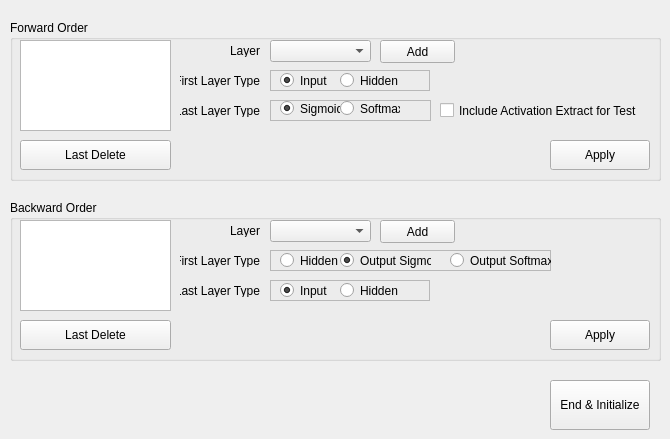
   <widget class="QWidget" name="linear_Tap">
    <attribute name="title">
     <string>Linear Order</string>
    </attribute>
    <widget class="QGroupBox" name="linearForward_GroupBox">
     <property name="geometry">
      <rect>
       <x>10</x>
       <y>20</y>
       <width>651</width>
       <height>161</height>
      </rect>
     </property>
     <property name="title">
      <string>Forward Order</string>
     </property>
     <widget class="QComboBox" name="linearForwardLayer_ComboBox">
      <property name="geometry">
       <rect>
        <x>260</x>
        <y>20</y>
        <width>101</width>
        <height>22</height>
       </rect>
      </property>
     </widget>
     <widget class="QPushButton" name="linearForwardDelete_Button">
      <property name="geometry">
       <rect>
        <x>10</x>
        <y>120</y>
        <width>151</width>
        <height>30</height>
       </rect>
      </property>
      <property name="text">
       <string>Last Delete</string>
      </property>
     </widget>
     <widget class="QFrame" name="frame_7">
      <property name="geometry">
       <rect>
        <x>260</x>
        <y>50</y>
        <width>160</width>
        <height>21</height>
       </rect>
      </property>
      <property name="frameShape">
       <enum>QFrame::StyledPanel</enum>
      </property>
      <property name="frameShadow">
       <enum>QFrame::Raised</enum>
      </property>
      <widget class="QRadioButton" name="linearForwardFirstLayerTypeInput_RadioButton">
       <property name="geometry">
        <rect>
         <x>10</x>
         <y>2</y>
         <width>82</width>
         <height>17</height>
        </rect>
       </property>
       <property name="text">
        <string>Input</string>
       </property>
       <property name="checked">
        <bool>true</bool>
       </property>
      </widget>
      <widget class="QRadioButton" name="linearForwardFirstLayerTypeHidden_RadioButton">
       <property name="geometry">
        <rect>
         <x>70</x>
         <y>2</y>
         <width>82</width>
         <height>17</height>
        </rect>
       </property>
       <property name="text">
        <string>Hidden</string>
       </property>
      </widget>
     </widget>
     <widget class="QFrame" name="frame_8">
      <property name="geometry">
       <rect>
        <x>260</x>
        <y>80</y>
        <width>161</width>
        <height>21</height>
       </rect>
      </property>
      <property name="frameShape">
       <enum>QFrame::StyledPanel</enum>
      </property>
      <property name="frameShadow">
       <enum>QFrame::Raised</enum>
      </property>
      <widget class="QRadioButton" name="linearForwardLastLayerTypeSigmoid_RadioButton">
       <property name="geometry">
        <rect>
         <x>10</x>
         <y>0</y>
         <width>60</width>
         <height>17</height>
        </rect>
       </property>
       <property name="text">
        <string>Sigmoid</string>
       </property>
       <property name="checked">
        <bool>true</bool>
       </property>
      </widget>
      <widget class="QRadioButton" name="linearForwardLastLayerTypeSoftmax_RadioButton">
       <property name="geometry">
        <rect>
         <x>70</x>
         <y>0</y>
         <width>60</width>
         <height>17</height>
        </rect>
       </property>
       <property name="text">
        <string>Softmax</string>
       </property>
      </widget>
     </widget>
     <widget class="QPushButton" name="linearForwardApply_Button">
      <property name="geometry">
       <rect>
        <x>540</x>
        <y>120</y>
        <width>100</width>
        <height>30</height>
       </rect>
      </property>
      <property name="text">
       <string>Apply</string>
      </property>
     </widget>
     <widget class="QLabel" name="linearForwardLayer_Label">
      <property name="geometry">
       <rect>
        <x>170</x>
        <y>24</y>
        <width>80</width>
        <height>13</height>
       </rect>
      </property>
      <property name="text">
       <string>Layer</string>
      </property>
      <property name="alignment">
       <set>Qt::AlignRight|Qt::AlignTrailing|Qt::AlignVCenter</set>
      </property>
     </widget>
     <widget class="QLabel" name="linearForwardFirstLayerType_Label">
      <property name="geometry">
       <rect>
        <x>170</x>
        <y>54</y>
        <width>80</width>
        <height>13</height>
       </rect>
      </property>
      <property name="text">
       <string>First Layer Type</string>
      </property>
      <property name="alignment">
       <set>Qt::AlignRight|Qt::AlignTrailing|Qt::AlignVCenter</set>
      </property>
     </widget>
     <widget class="QLabel" name="linearForwardLastLayerType_Label">
      <property name="geometry">
       <rect>
        <x>170</x>
        <y>84</y>
        <width>80</width>
        <height>13</height>
       </rect>
      </property>
      <property name="text">
       <string>Last Layer Type</string>
      </property>
      <property name="alignment">
       <set>Qt::AlignRight|Qt::AlignTrailing|Qt::AlignVCenter</set>
      </property>
     </widget>
     <widget class="QPushButton" name="linearForwardAdd_Button">
      <property name="geometry">
       <rect>
        <x>370</x>
        <y>20</y>
        <width>75</width>
        <height>23</height>
       </rect>
      </property>
      <property name="text">
       <string>Add</string>
      </property>
     </widget>
     <widget class="QListWidget" name="linearForwardLayer_ListWidget">
      <property name="geometry">
       <rect>
        <x>10</x>
        <y>20</y>
        <width>151</width>
        <height>91</height>
       </rect>
      </property>
      <property name="selectionMode">
       <enum>QAbstractItemView::NoSelection</enum>
      </property>
     </widget>
     <widget class="QCheckBox" name="linearForwardActivationExtractforTest_CheckBox">
      <property name="geometry">
       <rect>
        <x>430</x>
        <y>82</y>
        <width>200</width>
        <height>17</height>
       </rect>
      </property>
      <property name="text">
       <string>Include Activation Extract for Test</string>
      </property>
     </widget>
    </widget>
    <widget class="QGroupBox" name="linearBackword_GroupBox">
     <property name="geometry">
      <rect>
       <x>10</x>
       <y>200</y>
       <width>651</width>
       <height>161</height>
      </rect>
     </property>
     <property name="title">
      <string>Backward Order</string>
     </property>
     <widget class="QComboBox" name="linearBackwardLayer_ComboBox">
      <property name="geometry">
       <rect>
        <x>260</x>
        <y>20</y>
        <width>101</width>
        <height>22</height>
       </rect>
      </property>
     </widget>
     <widget class="QPushButton" name="linearBackwardDelete_Button">
      <property name="geometry">
       <rect>
        <x>10</x>
        <y>120</y>
        <width>151</width>
        <height>30</height>
       </rect>
      </property>
      <property name="text">
       <string>Last Delete</string>
      </property>
     </widget>
     <widget class="QFrame" name="frame_9">
      <property name="geometry">
       <rect>
        <x>260</x>
        <y>80</y>
        <width>160</width>
        <height>21</height>
       </rect>
      </property>
      <property name="frameShape">
       <enum>QFrame::StyledPanel</enum>
      </property>
      <property name="frameShadow">
       <enum>QFrame::Raised</enum>
      </property>
      <widget class="QRadioButton" name="linearBackwardLastLayerTypeInput_RadioButton">
       <property name="geometry">
        <rect>
         <x>10</x>
         <y>2</y>
         <width>82</width>
         <height>17</height>
        </rect>
       </property>
       <property name="text">
        <string>Input</string>
       </property>
       <property name="checked">
        <bool>true</bool>
       </property>
      </widget>
      <widget class="QRadioButton" name="linearBackwardLastLayerTypeHidden_RadioButton">
       <property name="geometry">
        <rect>
         <x>70</x>
         <y>2</y>
         <width>82</width>
         <height>17</height>
        </rect>
       </property>
       <property name="text">
        <string>Hidden</string>
       </property>
      </widget>
     </widget>
     <widget class="QFrame" name="frame_10">
      <property name="geometry">
       <rect>
        <x>260</x>
        <y>50</y>
        <width>281</width>
        <height>21</height>
       </rect>
      </property>
      <property name="frameShape">
       <enum>QFrame::StyledPanel</enum>
      </property>
      <property name="frameShadow">
       <enum>QFrame::Raised</enum>
      </property>
      <widget class="QRadioButton" name="linearBackwardFirstLayerTypeHidden_RadioButton">
       <property name="geometry">
        <rect>
         <x>10</x>
         <y>2</y>
         <width>82</width>
         <height>17</height>
        </rect>
       </property>
       <property name="text">
        <string>Hidden</string>
       </property>
       <property name="checked">
        <bool>false</bool>
       </property>
      </widget>
      <widget class="QRadioButton" name="linearBackwardFirstLayerTypeOutputSigmoid_RadioButton">
       <property name="geometry">
        <rect>
         <x>70</x>
         <y>2</y>
         <width>91</width>
         <height>17</height>
        </rect>
       </property>
       <property name="text">
        <string>Output Sigmoid</string>
       </property>
       <property name="checked">
        <bool>true</bool>
       </property>
      </widget>
      <widget class="QRadioButton" name="linearBackwardFirstLayerTypeOutputSoftmax_RadioButton">
       <property name="geometry">
        <rect>
         <x>180</x>
         <y>2</y>
         <width>101</width>
         <height>17</height>
        </rect>
       </property>
       <property name="text">
        <string>Output Softmax</string>
       </property>
      </widget>
     </widget>
     <widget class="QPushButton" name="linearBackwardApply_Button">
      <property name="geometry">
       <rect>
        <x>540</x>
        <y>120</y>
        <width>100</width>
        <height>30</height>
       </rect>
      </property>
      <property name="text">
       <string>Apply</string>
      </property>
     </widget>
     <widget class="QLabel" name="linearBackwardLayer_Label">
      <property name="geometry">
       <rect>
        <x>170</x>
        <y>24</y>
        <width>80</width>
        <height>13</height>
       </rect>
      </property>
      <property name="text">
       <string>Layer</string>
      </property>
      <property name="alignment">
       <set>Qt::AlignRight|Qt::AlignTrailing|Qt::AlignVCenter</set>
      </property>
     </widget>
     <widget class="QLabel" name="linearBackwardFirstLayerType_Label">
      <property name="geometry">
       <rect>
        <x>170</x>
        <y>54</y>
        <width>80</width>
        <height>13</height>
       </rect>
      </property>
      <property name="text">
       <string>First Layer Type</string>
      </property>
      <property name="alignment">
       <set>Qt::AlignRight|Qt::AlignTrailing|Qt::AlignVCenter</set>
      </property>
     </widget>
     <widget class="QLabel" name="linearBackwardLastLayerType_Label">
      <property name="geometry">
       <rect>
        <x>170</x>
        <y>84</y>
        <width>80</width>
        <height>13</height>
       </rect>
      </property>
      <property name="text">
       <string>Last Layer Type</string>
      </property>
      <property name="alignment">
       <set>Qt::AlignRight|Qt::AlignTrailing|Qt::AlignVCenter</set>
      </property>
     </widget>
     <widget class="QPushButton" name="linearBackwardAdd_Button">
      <property name="geometry">
       <rect>
        <x>370</x>
        <y>20</y>
        <width>75</width>
        <height>23</height>
       </rect>
      </property>
      <property name="text">
       <string>Add</string>
      </property>
     </widget>
     <widget class="QListWidget" name="linearBackwardLayer_ListWidget">
      <property name="geometry">
       <rect>
        <x>10</x>
        <y>20</y>
        <width>151</width>
        <height>91</height>
       </rect>
      </property>
      <property name="selectionMode">
       <enum>QAbstractItemView::NoSelection</enum>
      </property>
     </widget>
    </widget>
    <widget class="QPushButton" name="linearEndInitialize_Button">
     <property name="geometry">
      <rect>
       <x>550</x>
       <y>380</y>
       <width>100</width>
       <height>50</height>
      </rect>
     </property>
     <property name="text">
      <string>End &amp;&amp; Initialize</string>
     </property>
    </widget>
   </widget>
